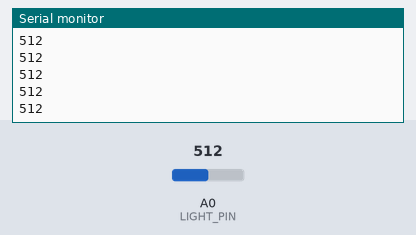
Recording of a sketch running on a simulated Arduino Uno, built with avr-gcc and run on an emulated ATmega328P. On the bench: the last lines printed to the serial monitor. The test bench sets the inputs (shaded band); at power-on: A0 (LIGHT_PIN) = 512.

Above: at 1.2 s.
1.3 s: A0 (LIGHT_PIN) set to 716
At 1.9 s:
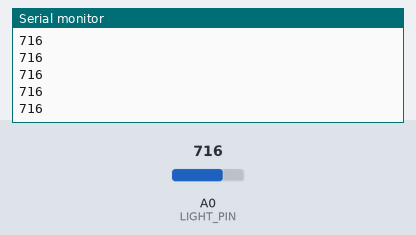
2.8 s: A0 (LIGHT_PIN) set to 900
At 3.4 s:
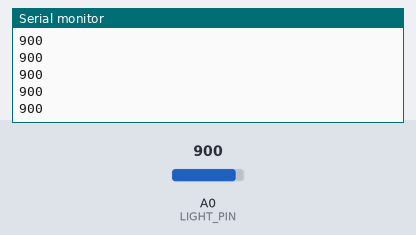
Timing chart, 0 to 5.8 s (numbered marks = the images above; inputs shaded):
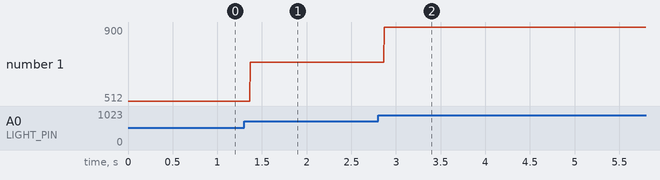

The sketch:

06_light.ino
```cpp
int LIGHT_PIN = A0;

void setup() {
  Serial.begin(9600);
}

void loop() {
  int light = analogRead(LIGHT_PIN);
  Serial.println(light);
}
```

Measured:
- after the input at 1.3 s, the serial monitor: prints a new line after 0.07 s (image 1)
- after the input at 2.8 s, the serial monitor: prints a new line after 0.07 s (image 2)
- plotted number 1: 512 → 716 after the input at 1.3 s, 716 → 900 after the input at 2.8 s
